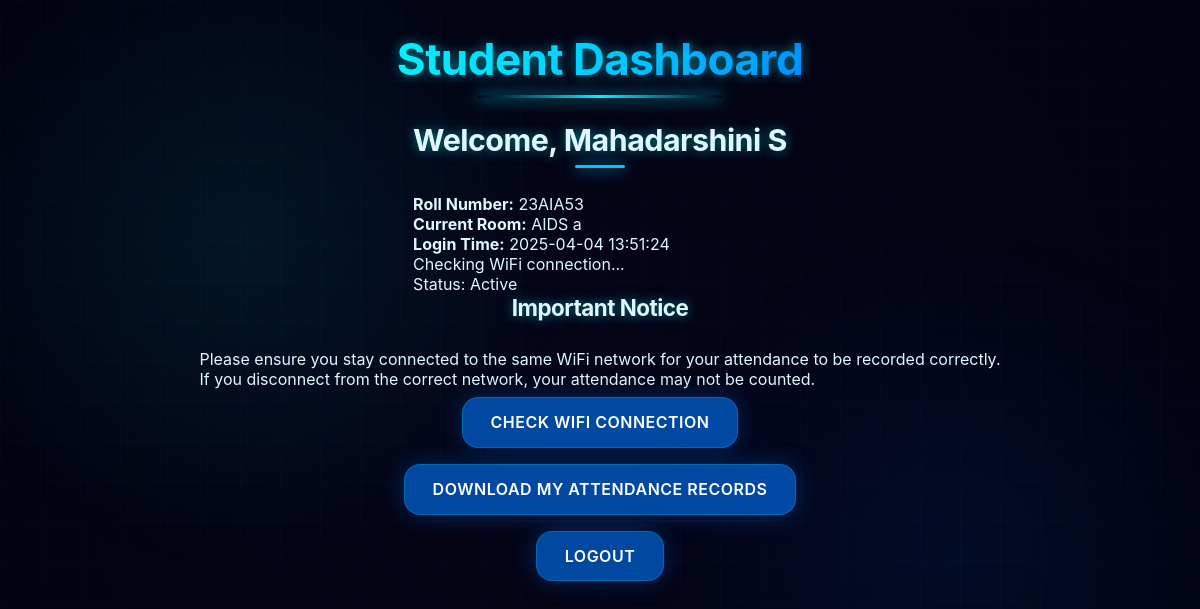
The app's page /student_dashboard (signed in), older data.
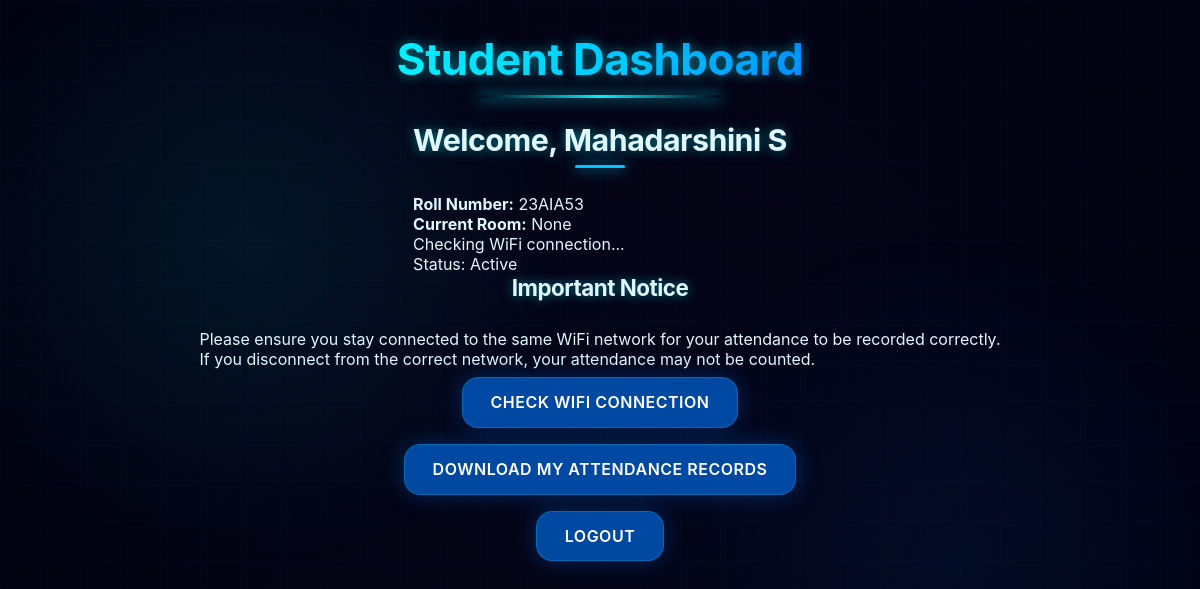
The same page, newer data.
### app.py (models this page shows)
class Student(db.Model):
    __bind_key__ = 'student_db'
    id = db.Column(db.Integer, primary_key=True)
    roll_number = db.Column(db.String(50), nullable=False, unique=True)
    username = db.Column(db.String(50), nullable=False)
    password = db.Column(db.String(100), nullable=False)
    current_room = db.Column(db.String(50))  # Store current room code
    current_bssid = db.Column(db.String(100))  # Store student's current BSSID
    is_logged_in = db.Column(db.Boolean, default=False)
    login_time = db.Column(db.DateTime)
    last_active_time = db.Column(db.DateTime)
    is_active = db.Column(db.Boolean, default=True)  # Track if student is connected to correct WiFi

### app.py (the view)
@app.route('/student_dashboard')
def student_dashboard():
    if 'student_id' not in session:
        flash("Please login first")
        return redirect(url_for('login_student'))
    student_id = session.get('student_id')
    student = Student.query.get(student_id)
    return render_template('student_dashboard.html', student=student)

### templates/student_dashboard.html (shortened to what this page needs)
<!DOCTYPE html>
<html lang="en">
<head>
    <link rel="stylesheet" type="text/css" href="{{ url_for('static', filename='app.css') }}">
</head>
<body>
    <h1>Student Dashboard</h1>
    <div class="student-info">
        <h2>Welcome, {{ student.username }}</h2>
        <p><strong>Roll Number:</strong> {{ student.roll_number }}</p>
        <p><strong>Current Room:</strong> {{ student.current_room }}</p>
        {% if student.login_time %}
            <p><strong>Login Time:</strong> {{ student.login_time.strftime('%Y-%m-%d %H:%M:%S') }}</p>
        {% endif %}
        <div class="status-info">
            <p id="wifi-status">Checking WiFi connection...</p>
            <p id="active-status">Status: {{ "Active" if student.is_active else "Inactive" }}</p>
        </div>
    </div>
    <div class="important-notice">
        <h3>Important Notice</h3>
        <p>Please ensure you stay connected to the same WiFi network for your attendance to be recorded correctly.</p>
        <p>If you disconnect from the correct network, your attendance may not be counted.</p>
    </div>
    <button onclick="checkWiFiStatus()">Check WiFi Connection</button>
    <div class="attendance-download">
        <a href="/download_student_attendance">
            <button>Download My Attendance Records</button>
        </a>
    </div>
    <button onclick="logout()">Logout</button>
</body>
</html>

### static/app.css (style rules this page uses)
:root { --primary-color: #00f2ff; --secondary-color: #00c3ff; --accent-color: #0077ff; --neon-glow: #00e5ff; --background-color: #030318; --card-bg: rgba(8, 12, 30, 0.15); --text-color: #e0f7ff; --border-color: rgba(0, 242, 255, 0.2); --shadow-color: rgba(0, 242, 255, 0.25); --button-bg: rgba(0, 119, 255, 0.6); --button-hover: rgba(0, 174, 255, 0.8); --button-text: #ffffff; --login-button-bg: rgba(0, 194, 255, 0.6); --login-button-hover: rgba(0, 215, 255, 0.8); --register-button-bg: rgba(139, 92, 246, 0.6); --register-button-hover: rgba(124, 58, 237, 0.8); --logout-button-bg: rgba(255, 45, 85, 0.6); --logout-button-hover: rgba(255, 0, 102, 0.8); --border-radius: 16px; --transition-speed: 0.3s; --glass-blur: 12px; }
* { margin: 0; padding: 0; box-sizing: border-box; font-family: 'Inter', 'Segoe UI', Roboto, sans-serif; transition: all var(--transition-speed) ease; }
body { background: radial-gradient(circle at 50% 50%, #050518 0%, #020210 100%); background-attachment: fixed; color: var(--text-color); min-height: 100vh; display: flex; flex-direction: column; align-items: center; padding: 2rem; position: relative; overflow-x: hidden; }
body::before { content: ''; position: fixed; top: 0; left: 0; width: 100%; height: 100%; background: radial-gradient(circle at 20% 30%, rgba(0, 242, 255, 0.08) 0%, transparent 30%), radial-gradient(circle at 80% 70%, rgba(0, 119, 255, 0.08) 0%, transparent 30%); z-index: -2; }
body::after { content: ''; position: fixed; top: 0; left: 0; width: 100%; height: 100%; background-image: linear-gradient(rgba(0, 242, 255, 0.02) 1px, transparent 1px), linear-gradient(90deg, rgba(0, 242, 255, 0.02) 1px, transparent 1px); background-size: 40px 40px; z-index: -1; animation: gridMove 30s linear infinite; }
h1, h2, h3 { color: var(--text-color); margin-bottom: 1.75rem; font-weight: 700; letter-spacing: -0.5px; text-align: center; text-shadow: 0 0 12px rgba(0, 242, 255, 0.5); }
h1 { font-size: 2.75rem; background: linear-gradient(90deg, var(--primary-color), var(--secondary-color), var(--accent-color)); -webkit-background-clip: text; -webkit-text-fill-color: transparent; margin-bottom: 2.25rem; position: relative; display: inline-block; }
h1::after { content: ''; position: absolute; height: 3px; width: 60%; background: linear-gradient(90deg, transparent, var(--primary-color), transparent); bottom: -12px; left: 20%; border-radius: 3px; box-shadow: 0 0 15px var(--neon-glow); animation: pulseGlow 3s infinite; }
h2 { font-size: 1.9rem; position: relative; display: inline-block; margin-bottom: 2.25rem; }
h2::after { content: ''; position: absolute; bottom: -10px; left: 50%; transform: translateX(-50%); width: 50px; height: 3px; background: var(--secondary-color); border-radius: 3px; box-shadow: 0 0 15px var(--secondary-color); animation: pulseGlow 3s infinite alternate; }
h3 { font-size: 1.4rem; }
button, .btn { padding: 0.9rem 1.75rem; border-radius: var(--border-radius); border: 1px solid rgba(0, 242, 255, 0.2); background: var(--button-bg); backdrop-filter: blur(var(--glass-blur)); color: var(--button-text); font-weight: 600; cursor: pointer; transition: all 0.3s ease; text-align: center; text-decoration: none; display: inline-block; font-size: 1rem; box-shadow: 0 0 25px rgba(0, 119, 255, 0.3); position: relative; overflow: hidden; z-index: 1; margin: 0.5rem 0; letter-spacing: 0.5px; text-transform: uppercase; }
button::before, .btn::before { content: ''; position: absolute; top: 0; left: -100%; width: 100%; height: 100%; background: linear-gradient(90deg, transparent, rgba(255, 255, 255, 0.2), transparent); transition: all 0.6s ease; z-index: -1; }

Row changes from the older to the newer data that the page shows:
changed Student "Mahadarshini S": current_room "AIDS a" → "None"; login_time "2025-04-04 13:51:24" → (not shown)
Text that changed along with them:
text no longer shown: "Login Time:"
